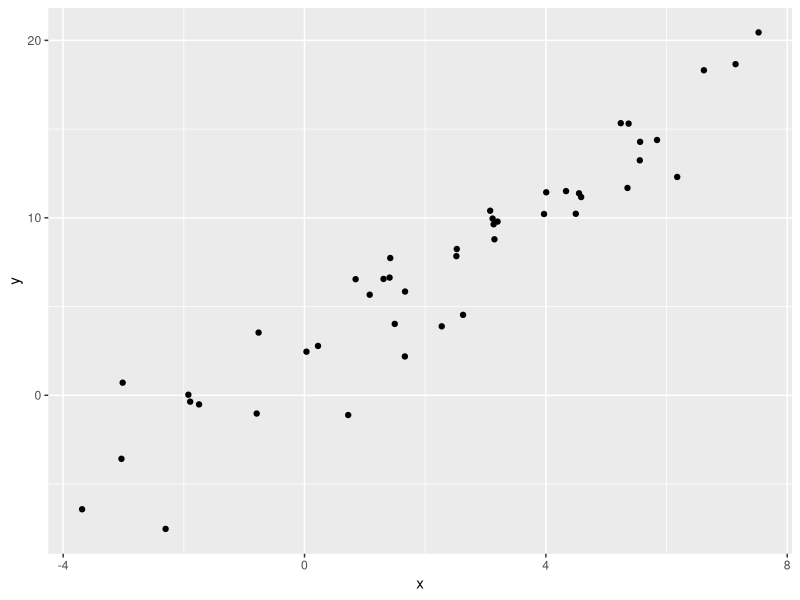
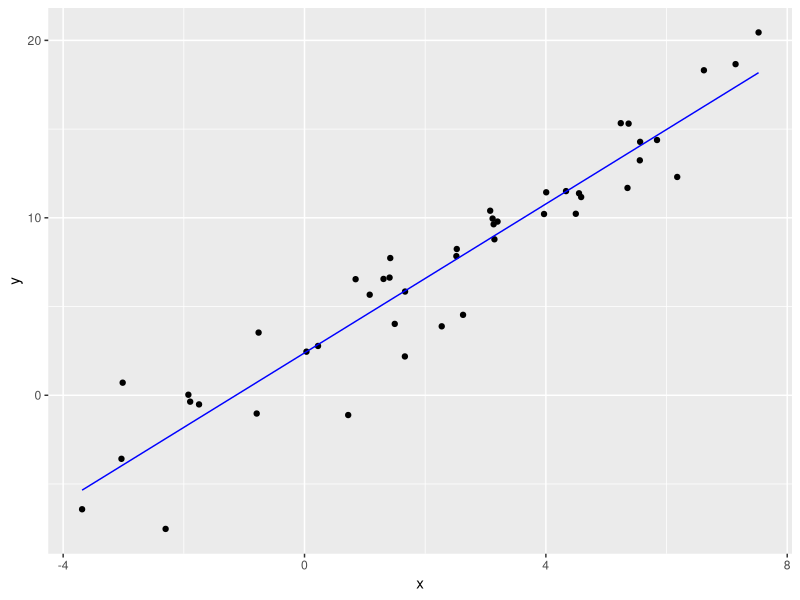
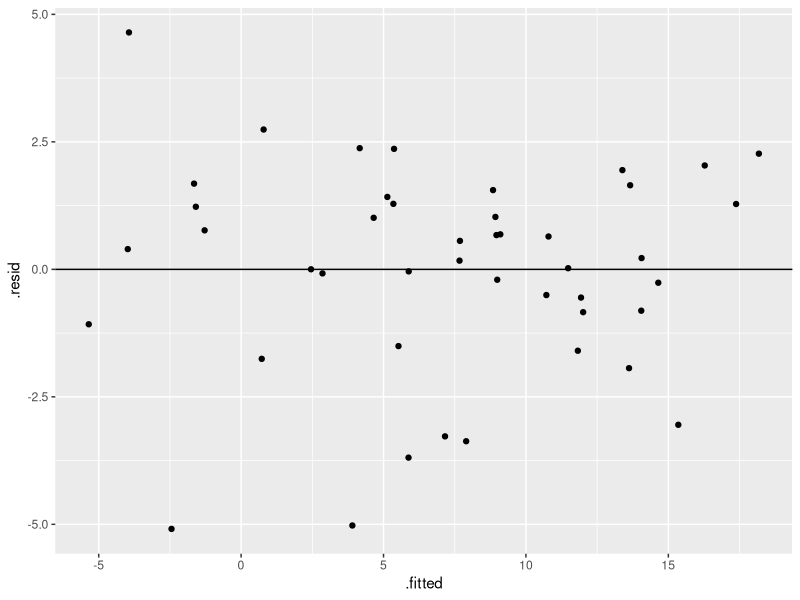
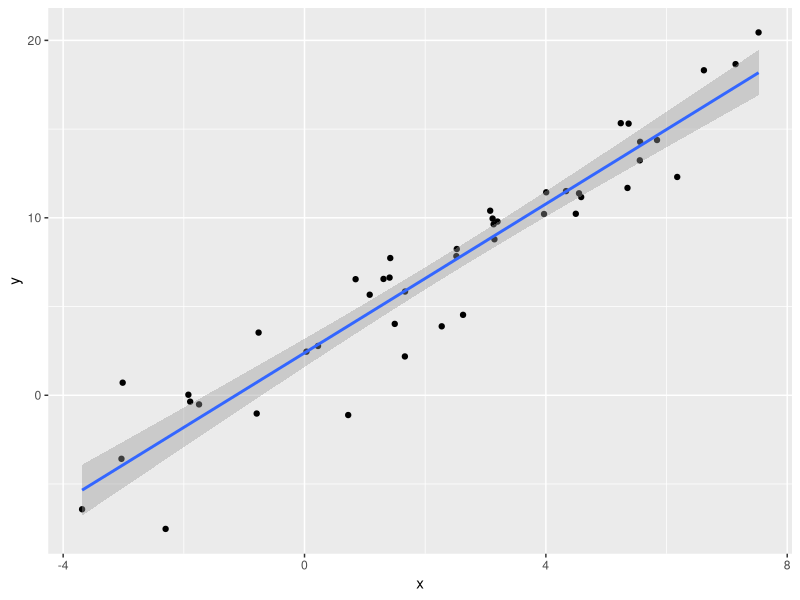

Here is the R script that generated these plots, in order: (Note: this script raises an error after producing the figures.)
## ---- chunk 1
library(tidyverse)
library(broom)
library(caret)
library(boot)
## ---- chunk 2
linear_df <- data.frame(x=rnorm(45,mean=2,sd=3.5))
linear_df <- linear_df %>% mutate(y=2*x+3+rnorm(45,sd=2))
linear_df %>% ggplot(aes(x=x,y=y)) + geom_point()
## ---- chunk 3
return_rss <- function(coeffs,data=linear_df){
  m <- coeffs[2]
  b <- coeffs[1]
  y_hat <- m*linear_df$x + b
  rss <- sum((linear_df$y - y_hat)^2)
}
## ---- chunk 4
(return_rss(c(2.812191,1.848551)))
## ---- chunk 5
optim(c(1,1),return_rss)$par
## ---- chunk 6
lm_fit <- lm(y~x,data=linear_df)
## ---- chunk 7
coefficients(lm_fit)
## ---- chunk 8
tidy(lm_fit)
## ---- chunk 9
glance(lm_fit)
## ---- chunk 10
lm_fit_aug <- augment(lm_fit)
head(lm_fit_aug)
## ---- chunk 11
sum(lm_fit_aug$.resid^2)
## ---- chunk 12
sum((lm_fit_aug$.resid)^2)
## ---- chunk 13
(return_rss(coefficients(lm_fit)))
## ---- chunk 14
lm_fit_aug %>% ggplot() + 
  geom_point(aes(x=x,y=y)) + 
  geom_line(aes(x=x,y=.fitted),color="blue")
## ---- chunk 15
lm_fit_aug %>% ggplot(aes(x=.fitted,y=.resid)) + 
  geom_point() + 
  geom_hline(yintercept = 0)
## ---- chunk 16
linear_df %>% ggplot(aes(x=x,y=y)) + geom_point() + 
  geom_smooth(method="lm")
## ---- chunk 17
lm_fit_aug %>% ggplot(aes(x=x,y=y)) + 
  geom_line(aes(x=x,y=.fitted-2*.se.fit)) + 
  geom_line(aes(x=x,y=.fitted+2*.se.fit)) + 
  geom_ribbon(aes(ymin = .fitted-2*.se.fit, ymax = .fitted+2*.se.fit), fill = "grey70") + 
  geom_point(aes(x=x,y=y)) + 
  geom_line(aes(x=x,y=.fitted),color="blue")
## ---- chunk 18
(y_hat_pred<-predict(lm_fit,new=data.frame(x=c(-5))))
## ---- chunk 19
lm_fit_aug %>% ggplot(aes(x=x,y=y)) + 
  geom_line(aes(x=x,y=.fitted-2*.se.fit)) + 
  geom_line(aes(x=x,y=.fitted+2*.se.fit)) + 
  geom_ribbon(aes(ymin = .fitted-2*.se.fit, ymax = .fitted+2*.se.fit), fill = "grey70") + 
  geom_point(aes(x=x,y=y)) + 
  geom_line(aes(x=x,y=.fitted),color="blue") + 
  geom_point(data=NULL,aes(x=-5,y=y_hat_pred),size=2,color="red")
## ---- chunk 20
linear_df_new <- data.frame(x=rnorm(10,mean=2,sd=3.5))
linear_df_new <- linear_df_new %>% mutate(y=2*x+3+rnorm(10,sd=2)) # generated by same process as before
y_hat_pred_more <- predict(lm_fit,new=linear_df_new) 
linear_df_new <- linear_df_new %>% mutate(pred_vals = y_hat_pred_more)
## ---- chunk 21
head(linear_df_new)
## ---- chunk 22
linear_df_new %>% pivot_longer(cols=c(y,pred_vals)) %>% 
  ggplot(aes(x=x,y=value,color=name,shape=name)) + 
  geom_point(size=2)
## ---- chunk 23
with(linear_df_new,sum((y-pred_vals)^2)/nrow(linear_df_new))
## ---- chunk 24
sum((lm_fit_aug$.resid)^2)/nrow(lm_fit_aug)
## ---- chunk 25
(test_data_frame <- data.frame(one=c(6,5,4,3,2),two=c(-1,4,-2,3,0)))
## ---- chunk 26
(sampled_ids <- sample(1:5,replace = T))
## ---- chunk 27
test_data_frame[sampled_ids, ]
## ---- chunk 28
N <- 5000

boot_fit <- function(data,id){
  resamp_df <- data[id, ]
  re_fit <- lm(y~x,data=resamp_df)
  predict(re_fit,data)
}

boot_result <- boot(linear_df,boot_fit,R=N)

## ---- chunk 29
boot_se <- apply(boot_result$t, MARGIN=2, FUN = sd)
## ---- chunk 30
lm_fit_aug %>% mutate(boot_se=boot_se) %>% select(.se.fit,boot_se) %>% head()
## ---- chunk 31
lm_fit_aug <- lm_fit_aug %>% mutate(lower=.fitted-2*boot_se,upper=.fitted+2*boot_se)
lm_fit_aug %>% ggplot(aes(x=x,y=y)) + 
  geom_ribbon(aes(ymin = .fitted-2*.se.fit, ymax = .fitted+2*.se.fit), fill = "grey70") + 
  geom_point(aes(x=x,y=y)) + 
  geom_line(aes(x=x,y=.fitted),color="blue") + 
  geom_errorbar(aes(x=x,ymin=lower,ymax=upper),color="red")
## ---- chunk 32
N <- 5000

get_coefficients <- function(data,id){
  resamp_df <- data[id, ]
  re_fit <- lm(y~x,data=resamp_df)
  coefficients(re_fit)
}

boot_coeffs_result <- boot(linear_df,get_coefficients,R=N)
## ---- chunk 33
boot_coeffs_df <- as.data.frame(boot_coeffs_result$t)
names(boot_coeffs_df) <- c("b","m")
boot_coeffs_df %>% ggplot(aes(x=m)) + geom_histogram() +
  geom_vline(xintercept = boot_coeffs_result$t0['x'])
## ---- chunk 34
quantile(boot_coeffs_df$m,c(0.025,0.975))
## ---- chunk 35
tidy(lm(y~x,linear_df))
## ---- chunk 36
2.03144 + 2*c(-1,1)*0.07310169
## ---- chunk 37
N <- 5000
lm_fit_initial <- lm(y~x,linear_df)
sample_slope <- lm_fit_initial$coefficients[2]
slope_perm <- numeric(N)
for (i in 1:N){
  slope_perm[i] <- lm(y~sample(x),linear_df)$coefficients[2]
}
## ---- chunk 38
ggplot(data=NULL,mapping=aes(x=slope_perm)) + geom_histogram() + 
  geom_vline(xintercept = sample_slope)
## ---- chunk 39
sum(slope_perm >= sample_slope)/N
## ---- chunk 40
summary(lm_fit_initial)
